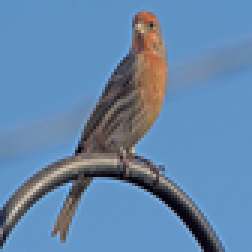
#> input picture 00010200.png, 84 x 84 px (shown 3 times larger)
$ python img2graph_visualization.py   (older library calls are emulated)
#> lines starting #> are read from the running program, lines starting #| are printed output that depends on the picture
### img2graph.py
import cv2
import numpy as np
import time
import networkx as nx
import scipy.sparse as sp
import random
random.seed(0)

# 返回所有像素梯度信息
def get_grad(img, dir = None):
    """
    :param img:
    :return: map{(x,y):grad} and grad matric
    """
    # get grad list
    # 分别计算x、y方向：右减左，下减上
    sobelx = cv2.Sobel(img, cv2.CV_64F, 1, 0, ksize=3)
    sobelx = cv2.convertScaleAbs(sobelx)
    sobely = cv2.Sobel(img, cv2.CV_64F, 0, 1, ksize=3)
    sobely = cv2.convertScaleAbs(sobely)
    sobelxy2 = cv2.addWeighted(sobelx, 0.5, sobely, 0.5, 0)  # 梯度矩阵 : same shape with the img

    return sobelxy2

def cal_bound(img, center, Rx, Ry):
    """
    :param img: 原图，需要获取原图的大小
    :param center: 中心点坐标
    :param Rx, Ry: 不同方向的半径
    :return: 上下左右边界
    """
    h, w = img.shape
    left = center[1] - Rx
    right = center[1] + Rx
    up = center[0] - Ry
    down = center[0] + Ry

    if left < 0 :
        left = 0
    if right >= w :
        right = w - 1
    if up < 0 :
        up = 0
    if down >= h :
        down = h - 1

    return int(left), int(right), int(up), int(down)

def center_select(img_grad, img_label):
    """
    :param img_grad:
    :param img_label:
    :return:
    """
    minPix_xy = np.where(img_grad == img_grad.min()) # 返回一个二维元组，前一个为所有梯度最小的点的横坐标，后一个为所有梯度最小的点的纵坐标

    while True:
        pos = random.randint(0, len(minPix_xy[0]) - 1)  # 随机挑选一个中心点
        #print(len(minPix_xy[0]))
        if (img_label[minPix_xy[0][pos],minPix_xy[1][pos]] != 1):
            return [minPix_xy[0][pos],minPix_xy[1][pos]]

def cal_Radius(img, center, purity, threshold, var_threshold):
    """
    :param img: 输入图片
    :param center:  中心点坐标 [x, y]
    :param purity:  1 - （异类点个数 / 总个数)
    :param threshold:  判断是否是异类点， 与中心点灰度值的差值的绝对值 / 中心点的灰度值
    :return: Rx, Ry, 输入中心点对应的半径
    该方法待优化
    """
    Rx = 1 # 初始化半径（想要半径最小的矩形为 1 的话，直接修改初始半径为 1 就行）
    Ry = 1

    flag = True
    flag_x = True
    flag_y = True
    item_count = 0
    temp_pixNum = 0
    center_value = int(img[center[0], center[1]])

    while True:
        if flag_x == True and flag_y == True:
            item_count += 1
        else:
            if flag_x:
                item_count = 1
            if flag_y:
                item_count = 2
        if flag_x and item_count % 2 != 0:
            Rx += 1

        if flag_y and item_count % 2 == 0:
            Ry += 1

        #计算切片边界
        left, right, up, down = cal_bound(img, center, Rx, Ry)
        pixNum = (down - up + 1) * (right - left + 1)  # 当前总像素点
        if pixNum == temp_pixNum:
            return Rx, Ry,temp_purity
        # 计算异类点个数
        count = len(np.where(abs(np.int_(img[up:down + 1, left:right + 1]) - center_value) > threshold)[0])
        temp_purity = 1 - count / pixNum
        var = np.var(img[up:down + 1, left:right + 1])
        temp_pixNum = pixNum

        if temp_purity > purity and var < var_threshold:
            if purity < 0.99:
                purity = purity * 1.005
            else:
                purity = 0.99
            flag = True
        else:
            flag = False

        if flag == False and item_count % 2 != 0:
            flag_x = False
            Rx -= 1

        if flag == False and item_count % 2 == 0:
            flag_y = False
            Ry -= 1

        if flag_x == False and flag_y == False:
            return Rx, Ry,temp_purity

def img2graph(img, purity=0.7, threshold=10, var_threshold=30):
    """ 本函数用于对图片进行基础粒矩聚类，得到基础粒矩列表以及基础图进行后续操作，例如：可视化，上下采样，旋转，反转等。
    :param img: 输入图片
    :param purity:
    :param threshold:
    :param var_threshold:
    :return: 粒矩列表：center，图：g
    """
    RGB_img = np.transpose(img, (2, 0, 1))
    if len(img.shape) == 3: # 判断是灰度图还是 RGB 图
        img = cv2.cvtColor(img, cv2.COLOR_BGR2GRAY) # RGB 图转为灰度图

    img = cv2.GaussianBlur(img, (3, 3), 0)  # 高斯滤波
    img_label = np.zeros(img.shape)  # 创建label矩阵
    img_grad = get_grad(img)  # 计算梯度图
    max_Grad = img_grad.max()  # 计算梯度图最大值
    center = []  # 创建中心列表
    center_count = 0  # 中心点个数计数

    start = time.time()
    while 0 in img_label: # 存在没有被划分的点
        # 选择一个梯度最小且没有被划分过的点为中心点
        temp_center = center_select(img_grad, img_label)
        # 计算半径 Rx, Ry -> x 方向的半径与 y 方向的半径
        Rx, Ry,purity = cal_Radius(img, temp_center, purity, threshold, var_threshold)
        # 计算实际的矩形在图片中的位置(存在粒矩大小超出图像范围，所以不能直接用半径进行切片)，方便后续使用切片进行特征提取等操作
        left, right, up, down = cal_bound(img, temp_center, Rx, Ry)
        # 添加粒矩 （[x, y], Rx, Ry） 一个粒矩一个元组.最基础特征:中心点坐标， Rx， Ry
        center.append((temp_center, Rx, Ry,RGB_img[0][up:down + 1, left:right + 1].mean(), np.var(RGB_img[0][up:down + 1, left:right + 1]),
                RGB_img[1][up:down + 1, left:right + 1].mean(), np.var(RGB_img[1][up:down + 1, left:right + 1]),
                RGB_img[2][up:down + 1, left:right + 1].mean(), np.var(RGB_img[2][up:down + 1, left:right + 1]),
               purity)) # 粒矩存储方式待优化
        #print(center[center_count])
        # 将本次迭代生成的粒矩包含的像素点标记 （下次迭代就不会选取这些点作为中心点）
        img_label[up:down + 1, left:right + 1] = 1
        # 将本次迭代生成的粒矩包含的像素点对应位置的梯度设为梯度最大值
        img_grad[up:down + 1, left:right + 1] = max_Grad
        # 粒矩计数
        center_count += 1
    end = time.time()
    # print("粒矩聚类时间:%.2f秒" % (end - start))
    # print("共生成" + str(center_count) + "个粒矩")

    # 聚类完成，开始构建 Graph (本代码使用 networkx 进行 Graph 的构建，后续如果要考虑构图速度也可以使用其他方法)
    # 图的基本组成 -> 节点集和边集：节点集就是所有粒矩的中心点，边集就是判断两个粒矩是否有重叠的像素点，有就将两个粒矩的中心点相连，即这两个节点之间存在边
    # 初始化 Graph
    g = nx.Graph()
    # 1. 添加节点
    for i in range(len(center)):
        g.add_node(str(i))
    # 2. 生成边 (使用粒矩的位置关系进行边的生成)
    for i in range(len(center)):
        for j in range(i + 1, len(center)):
            center_1 = center[i]
            center_2 = center[j]
            if (abs(center_1[0][0] - center_2[0][0]) - 1) < center_1[2] + center_2[2] and (
                    abs(center_1[0][1] - center_2[0][1]) - 1) < center_1[1] + center_2[1]:  # 相接无边
                g.add_edge(str(i), str(j))
    # 3. 生成 GNN 需要的数据 -> 存有节点的矩阵，大小为 N * F (N 为节点的个数，F 为节点特征的维度)
    #                        边集，大小为 2 * N (N 为边的个数，每一列为该边连接的两个节点在节点矩阵中的索引)
    #                        边特征矩阵 (可选，部分图神经网络可用)
    a = nx.to_numpy_matrix(g)
    # 邻接矩阵 adj （边集）
    adj = a.A
    adj = sp.coo_matrix(adj)
    adj = np.vstack((adj.row, adj.col))
   # print(center[0])
    center_ = np.zeros((center_count, 11))  # 粒矩基础属性 -> 中心坐标, Rx, Ry （不同的数据可手动提取不同的特征）

    # 生成节点属性和粒矩基础属性数组
    for id in range(center_count):
        # 粒矩基础属性 center_

        center_[id] = np.array([center[id][0][0], center[id][0][1], center[id][1], center[id][2],center[id][3],
                       center[id][4],center[id][5],center[id][6],center[id][7],center[id][8],center[id][9]])

   # print(center_)
    return center_, g

# [67 lines that do not run on import are left out]

    # centre_ -> 点集
    # adj -> 边集
    # 至此就将一张图片转为了一个图数据

### img2graph_visualization.py
import matplotlib.pyplot as plt

from img2graph import *
random.seed(0)

if __name__ == '__main__':
    img_name = "./00010200.png"  # 图片路径
    RGB_img = cv2.imread(img_name)
#> RGB_img is the input picture: shape (84, 84, 3); mean B, G, R 170.2, 134.8, 100.3
    RGB_img = cv2.resize(RGB_img,(224,224))
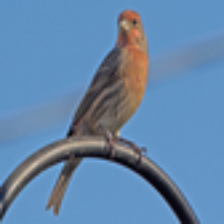
#> RGB_img: shape (224, 224, 3); mean B, G, R 170.1, 134.7, 100.2
    h, w = RGB_img.shape[0:2]
#> h = 224; w = 224
    center, g = img2graph(RGB_img)
#> in img2graph, `img = cv2.cvtColor(img, cv2.COLOR_BGR2GRAY)`:
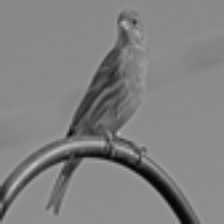
#> img: shape (224, 224); min 3, max 202, mean 128.5
#> in get_grad, `sobelx = cv2.Sobel(img, cv2.CV_64F, 1, 0, ksize=3)`:
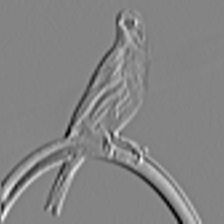
#> sobelx: shape (224, 224) float64; min -260, max 241, mean 0.4; drawn with min black and max white
#> in get_grad, `sobelx = cv2.convertScaleAbs(sobelx)`:
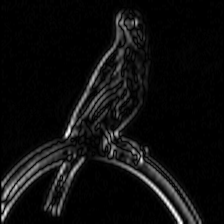
#> sobelx: shape (224, 224); min 0, max 255, mean 14.3
#> in get_grad, `sobely = cv2.Sobel(img, cv2.CV_64F, 0, 1, ksize=3)`:
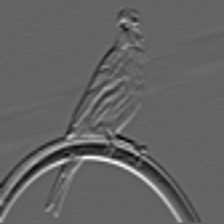
#> sobely: shape (224, 224) float64; min -196, max 304, mean -0.1; drawn with min black and max white
#> in get_grad, `sobely = cv2.convertScaleAbs(sobely)`:
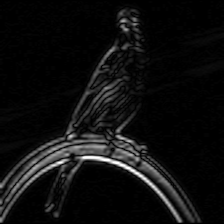
#> sobely: shape (224, 224); min 0, max 255, mean 15
#> in get_grad, `sobelxy2 = cv2.addWeighted(sobelx, 0.5, sobely, 0.5, 0)`:
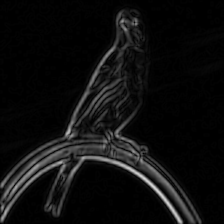
#> sobelxy2: shape (224, 224); min 0, max 215, mean 14.6
#> in img2graph, `max_Grad = img_grad.max()`: max_Grad = 215
#> the loop in img2graph, `while 0 in img_label:` made 1431 passes
#> (minPix_xy in center_select, temp_center, center_value in cal_Radius, left, right, up, down, Rx) on passes 1 to 2: (14545 positions, rows 0 to 223, columns 0 to 223, [215, 72], 141, 59, 85, 201, 223, 13), (14226 positions, rows 0 to 223, columns 0 to 223, [78, 71], 137, 56, 86, 62, 94, 15)
#> after the loop in img2graph, `while 0 in img_label:`: img_grad: shape (224, 224); every value is 215
#> after the loop in img2graph, `while 0 in img_label:`: img_label: shape (224, 224) float64; every value is 1
#> (the run stopped early here; a loop or call above may not have finished)
